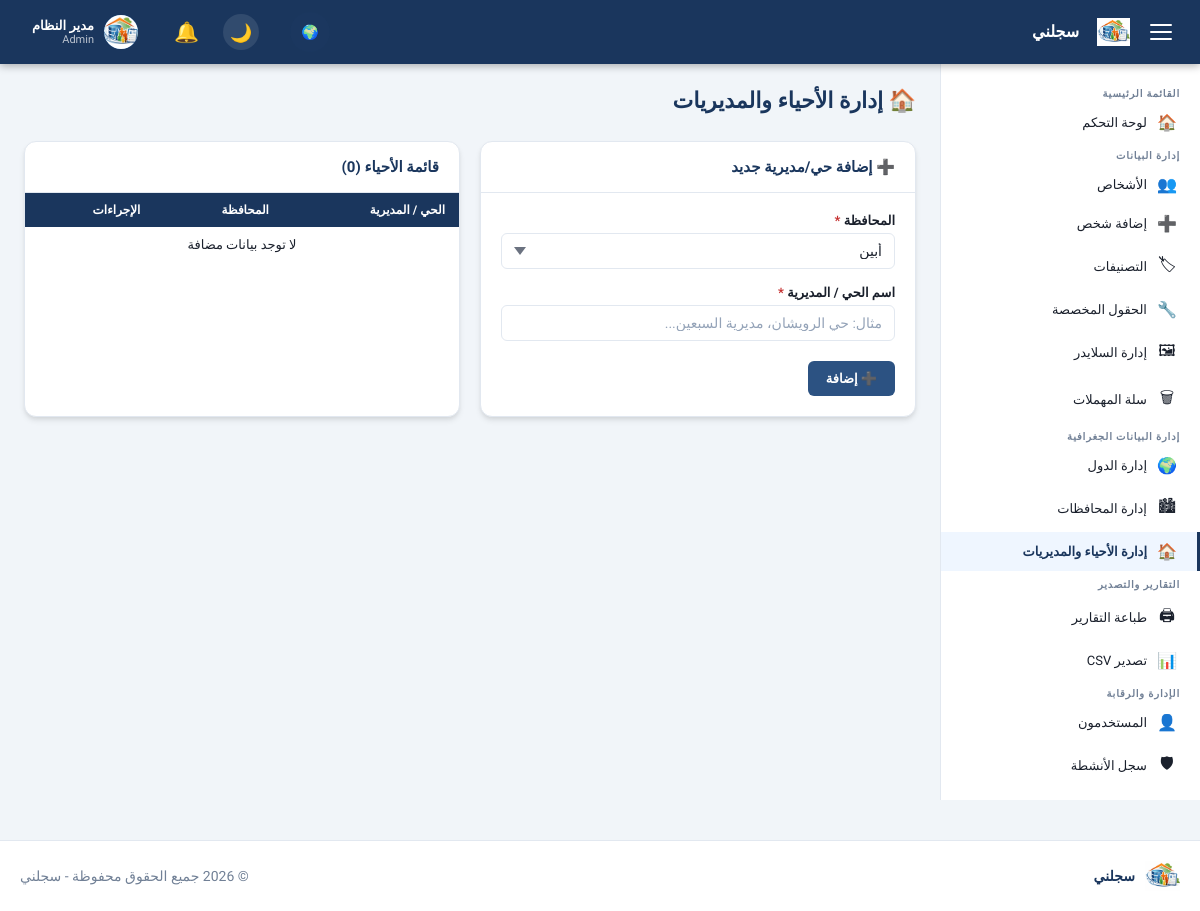
Page /admin/districts.php (signed in) on the committed database.
### tables this page shows
CREATE TABLE `settings` (
  `id` int UNSIGNED NOT NULL,
  `setting_key` varchar(100) NOT NULL,
  `setting_value` text,
  `updated_at` datetime NOT NULL DEFAULT CURRENT_TIMESTAMP ON UPDATE CURRENT_TIMESTAMP
);

CREATE TABLE `users` (
  `id` int UNSIGNED NOT NULL,
  `username` varchar(100) NOT NULL,
  `password` varchar(255) NOT NULL,
  `full_name` varchar(200) NOT NULL DEFAULT '',
  `email` varchar(200) NOT NULL DEFAULT '',
  `avatar` varchar(255) DEFAULT NULL,
  `role` enum('admin','manager','viewer') NOT NULL DEFAULT 'viewer',
  `is_active` tinyint(1) NOT NULL DEFAULT '1',
  `last_login` datetime DEFAULT NULL,
  `created_at` datetime NOT NULL DEFAULT CURRENT_TIMESTAMP
);

### config/db.php (called while the page is built, shortened)
<?php
function getDB(): PDO {
    static $pdo = null;
    if ($pdo === null) {
        $dsn = sprintf(
            'mysql:host=%s;port=%s;dbname=%s;charset=%s',
            DB_HOST, DB_PORT, DB_NAME, DB_CHARSET
        );
        $options = [
            PDO::ATTR_ERRMODE            => PDO::ERRMODE_EXCEPTION,
            PDO::ATTR_DEFAULT_FETCH_MODE => PDO::FETCH_ASSOC,
            PDO::ATTR_EMULATE_PREPARES   => false,
            PDO::MYSQL_ATTR_INIT_COMMAND => "SET NAMES utf8mb4 COLLATE utf8mb4_unicode_ci",
        ];
        try {
            $pdo = new PDO($dsn, DB_USER, DB_PASS, $options);
        } catch (PDOException $e) {
            if (DEV_MODE) {
                die('<div style="direction:rtl;font-family:Arial;padding:20px;background:#f8d7da;color:#721c24;border:1px solid #f5c6cb;border-radius:4px;">
                    <strong>خطأ في الاتصال بقاعدة البيانات:</strong><br>' .
                    htmlspecialchars($e->getMessage()) . '</div>');
            } else {
                die('<div style="direction:rtl;font-family:Arial;padding:20px;text-align:center;">
                    عذراً، حدث خطأ في النظام. يرجى المحاولة لاحقاً.</div>');
            }
        }
    }
    return $pdo;
}

### includes/functions.php (called while the page is built, shortened)
<?php
require_once __DIR__ . '/../config/db.php';
function clean(string $input): string {
    return htmlspecialchars(trim($input), ENT_QUOTES | ENT_HTML5, 'UTF-8');
}
function dbQuery(string $sql, array $params = []): array {
    $stmt = getDB()->prepare($sql);
    $stmt->execute($params);
    return $stmt->fetchAll();
}
function dbQueryOne(string $sql, array $params = []): ?array {
    $stmt = getDB()->prepare($sql);
    $stmt->execute($params);
    $row = $stmt->fetch();
    return $row ?: null;
}
function getSetting(string $key, string $default = ''): string {
    $row = dbQueryOne("SELECT setting_value FROM settings WHERE setting_key = ?", [$key]);
    return $row ? ($row['setting_value'] ?? $default) : $default;
}

### includes/auth.php (called while the page is built, shortened)
<?php
require_once __DIR__ . '/../config/db.php';
function isLoggedIn(): bool {
    return isset($_SESSION['user_id']) && !empty($_SESSION['user_id']);
}
function currentUser(): ?array {
    static $user = null;
    if ($user === null) {
        $stmt = getDB()->prepare("SELECT * FROM users WHERE id = ? AND is_active = 1");
        $stmt->execute([$_SESSION['user_id']]);
        $user = $stmt->fetch() ?: null;
    }
    return $user;
}
function hasRole(string ...$roles): bool {
    $user = currentUser();
    return in_array($user['role'], $roles);
}
function isAdmin(): bool {
    return hasRole('admin');
}
function requireLogin(): void {
    $user = currentUser();
}

### admin/districts.php (the view, shortened to what this page needs)
<?php
require_once __DIR__ . '/../includes/header.php';
$editDistrict = null;
$districts = dbQuery("SELECT d.*, g.name as gov_name
                     FROM districts d
                     LEFT JOIN governorates g ON d.governorate_id = g.id
                     ORDER BY g.name, d.name ASC");
$governorates = dbQuery("SELECT * FROM governorates ORDER BY name ASC");
?>
<div class="page-header">
    <h1 class="page-title">🏠 إدارة الأحياء والمديريات</h1>
</div>
<div class="two-col-layout">
    <div class="card">
        <div class="card-header">
            <h3 class="card-title"><?= $editDistrict ? '✏ تعديل الحي/المديرية' : '➕ إضافة حي/مديرية جديد' ?></h3>
        </div>
        <div class="card-body">
            <form method="POST">
                <div class="form-group">
                    <label class="form-label required">المحافظة</label>
                    <select name="governorate_id" class="form-control" required>
                        <?php foreach ($governorates as $g): ?>
                        <option value="<?= $g['id'] ?>" <?= (($editDistrict['governorate_id'] ?? '') == $g['id']) ? 'selected' : '' ?>>
                            <?= clean($g['name']) ?>
                        </option>
                        <?php endforeach; ?>
                    </select>
                </div>
                <div class="form-group">
                    <label class="form-label required">اسم الحي / المديرية</label>
                    <input type="text" name="name" class="form-control" required maxlength="100"
                           value="<?= clean($editDistrict['name'] ?? '') ?>" placeholder="مثال: حي الرويشان، مديرية السبعين...">
                </div>
                <div class="form-actions">
                    <button type="submit" class="btn btn-primary">
                        <?= $editDistrict ? '💾 حفظ التعديلات' : '➕ إضافة' ?>
                    </button>
                </div>
            </form>
        </div>
    </div>
    <div class="card">
        <div class="card-header">
            <h3 class="card-title">قائمة الأحياء (<?= count($districts) ?>)</h3>
        </div>
        <div class="card-body p-0">
            <table class="table">
                <thead><tr><th>الحي / المديرية</th><th>المحافظة</th><th>الإجراءات</th></tr></thead>
                <tbody>
                <?php if (empty($districts)): ?>
                <tr><td colspan="3" class="text-center p-20">لا توجد بيانات مضافة</td></tr>
                <?php endif; ?>
                </tbody>
            </table>
        </div>
    </div>
</div>
<?php require_once __DIR__ . '/../includes/footer.php'; ?>

### includes/header.php (shortened to what this page needs)
<?php
require_once __DIR__ . '/../config/db.php';
require_once __DIR__ . '/functions.php';
require_once __DIR__ . '/auth.php';
requireLogin();
$user = currentUser();
?>
<!DOCTYPE html>
<html lang="ar" dir="rtl">
<head>
    <link rel="stylesheet" href="<?= APP_URL ?>/assets/css/style.css">
</head>
<body class="admin-body">
<nav class="topbar">
    <div class="topbar-inner">
        <div class="topbar-brand">
            <button class="sidebar-toggle" id="sidebarToggle" aria-label="قائمة">
                <span></span><span></span><span></span>
            </button>
            <a href="<?= APP_URL ?>/admin/dashboard.php" class="brand-link">
                <?php
                $logoUrl = getSetting('logo_path');
                if ($logoUrl && file_exists(UPLOAD_PATH . '/' . $logoUrl)): ?>
                    <img src="<?= UPLOAD_URL ?>/<?= clean($logoUrl) ?>" alt="Logo" style="max-height: 28px; margin-left: 8px;">
                <?php else: ?>
                    <span class="brand-icon">📋</span>
                <?php endif; ?>
                <span class="brand-text"><?= clean(getSetting('site_name', APP_NAME)) ?></span>
            </a>
        </div>
        <div class="topbar-actions">
            <a href="<?= APP_URL ?>/index.php" class="view-site-link" title="عرض الموقع" style="margin-left: 15px;">🌍</a>
            <button id="darkToggle" class="dark-toggle" title="تبديل الوضع الليلي">🌙</button>
            <div class="notif-menu" id="notifMenuToggle">
                <div class="notif-icon-wrap">
                    <span class="notif-icon">🔔</span>
                </div>
            </div>
            <div class="user-menu" id="userMenuToggle">
                <?php if (!empty($user['avatar']) && file_exists(UPLOAD_PATH . '/avatars/' . $user['avatar'])): ?>
                    <img src="<?= UPLOAD_URL ?>/avatars/<?= clean($user['avatar']) ?>" alt="Avatar" class="user-avatar" style="object-fit: cover;">
                <?php else: ?>
                    <div class="user-avatar"><?= mb_substr($user['full_name'] ?? 'م', 0, 1) ?></div>
                <?php endif; ?>
                <div class="user-info">
                    <span class="user-name"><?= clean($user['full_name'] ?? '') ?></span>
                    <span class="user-role"><?= clean($user['role'] ?? '') ?></span>
                </div>
            </div>
        </div>
    </div>
</nav>
<aside class="sidebar" id="sidebar">
    <nav class="sidebar-nav">
        <div class="nav-section-title">القائمة الرئيسية</div>
        <a href="<?= APP_URL ?>/admin/dashboard.php" class="nav-item <?= (basename($_SERVER['PHP_SELF']) === 'dashboard.php') ? 'active' : '' ?>">
            <span class="nav-icon">🏠</span>
            <span class="nav-label">لوحة التحكم</span>
        </a>
        <div class="nav-section-title">إدارة البيانات</div>
        <a href="<?= APP_URL ?>/admin/persons.php" class="nav-item <?= in_array(basename($_SERVER['PHP_SELF']), ['persons.php','person_add.php','person_edit.php']) ? 'active' : '' ?>">
            <span class="nav-icon">👥</span>
            <span class="nav-label">الأشخاص</span>
        </a>
        <a href="<?= APP_URL ?>/admin/person_add.php" class="nav-item <?= (basename($_SERVER['PHP_SELF']) === 'person_add.php') ? 'active' : '' ?>">
            <span class="nav-icon">➕</span>
            <span class="nav-label">إضافة شخص</span>
        </a>
        <a href="<?= APP_URL ?>/admin/categories.php" class="nav-item <?= (basename($_SERVER['PHP_SELF']) === 'categories.php') ? 'active' : '' ?>">
            <span class="nav-icon">🏷</span>
            <span class="nav-label">التصنيفات</span>
        </a>
        <a href="<?= APP_URL ?>/admin/custom_fields.php" class="nav-item <?= (basename($_SERVER['PHP_SELF']) === 'custom_fields.php') ? 'active' : '' ?>">
            <span class="nav-icon">🔧</span>
            <span class="nav-label">الحقول المخصصة</span>
        </a>
        <a href="<?= APP_URL ?>/admin/sliders.php" class="nav-item <?= in_array(basename($_SERVER['PHP_SELF']), ['sliders.php','slider_add.php','slider_edit.php']) ? 'active' : '' ?>">
            <span class="nav-icon">🖼</span>
            <span class="nav-label">إدارة السلايدر</span>
        </a>
        <a href="<?= APP_URL ?>/admin/trash.php" class="nav-item <?= (basename($_SERVER['PHP_SELF']) === 'trash.php') ? 'active' : '' ?>">
            <span class="nav-icon">🗑</span>
            <span class="nav-label">سلة المهملات</span>
        </a>
        <div class="nav-section-title">إدارة البيانات الجغرافية</div>
        <a href="<?= APP_URL ?>/admin/countries.php" class="nav-item <?= (basename($_SERVER['PHP_SELF']) === 'countries.php') ? 'active' : '' ?>">
            <span class="nav-icon">🌍</span>
            <span class="nav-label">إدارة الدول</span>
        </a>
        <a href="<?= APP_URL ?>/admin/governorates.php" class="nav-item <?= (basename($_SERVER['PHP_SELF']) === 'governorates.php') ? 'active' : '' ?>">
            <span class="nav-icon">🏙</span>
            <span class="nav-label">إدارة المحافظات</span>
        </a>
        <a href="<?= APP_URL ?>/admin/districts.php" class="nav-item <?= (basename($_SERVER['PHP_SELF']) === 'districts.php') ? 'active' : '' ?>">
            <span class="nav-icon">🏠</span>
            <span class="nav-label">إدارة الأحياء والمديريات</span>
        </a>
        <div class="nav-section-title">التقارير والتصدير</div>
        <a href="<?= APP_URL ?>/admin/print_report.php" class="nav-item <?= (basename($_SERVER['PHP_SELF']) === 'print_report.php') ? 'active' : '' ?>">
            <span class="nav-icon">🖨</span>
            <span class="nav-label">طباعة التقارير</span>
        </a>
        <a href="<?= APP_URL ?>/admin/export_csv.php" class="nav-item <?= (basename($_SERVER['PHP_SELF']) === 'export_csv.php') ? 'active' : '' ?>">
            <span class="nav-icon">📊</span>
            <span class="nav-label">تصدير CSV</span>
        </a>
        <?php if (isAdmin()): ?>
        <div class="nav-section-title">الإدارة والرقابة</div>
        <a href="<?= APP_URL ?>/admin/users.php" class="nav-item <?= (basename($_SERVER['PHP_SELF']) === 'users.php') ? 'active' : '' ?>">
            <span class="nav-icon">👤</span>
            <span class="nav-label">المستخدمون</span>
        </a>
        <a href="<?= APP_URL ?>/admin/audit_log.php" class="nav-item <?= (basename($_SERVER['PHP_SELF']) === 'audit_log.php') ? 'active' : '' ?>">
            <span class="nav-icon">🛡</span>
            <span class="nav-label">سجل الأنشطة</span>
        </a>
        <a href="<?= APP_URL ?>/admin/settings.php" class="nav-item <?= (basename($_SERVER['PHP_SELF']) === 'settings.php') ? 'active' : '' ?>">
            <span class="nav-icon">⚙</span>
        </a>
        <?php endif; ?>
    </nav>
</aside>
<main class="main-content" id="mainContent">
    <div class="content-wrapper">

### includes/footer.php (shortened to what this page needs)
    </div>
</main>
<footer class="admin-footer">
    <div class="footer-inner">
        <div class="footer-logo">
            <?php
            $logoUrl = getSetting('logo_path');
            if ($logoUrl && file_exists(UPLOAD_PATH . '/' . $logoUrl)): ?>
                <img src="<?= UPLOAD_URL ?>/<?= clean($logoUrl) ?>" alt="Logo">
            <?php else: ?>
                <span class="footer-icon">📋</span>
            <?php endif; ?>
            <span class="footer-text"><?= clean(getSetting('site_name', APP_NAME)) ?></span>
        </div>
        <div class="footer-copyright">
            &copy; <?= date('Y') ?> جميع الحقوق محفوظة - <?= clean(getSetting('site_name', APP_NAME)) ?>
        </div>
    </div>
</footer>
</body>
</html>

### rows in the picture
settings: setting_value (picture)
settings: setting_value "سجلني"
users: avatar (picture), full_name "مدير النظام", role "Admin"

### other values in the picture
count($districts) "0"
form field governorate_id "أبين"
